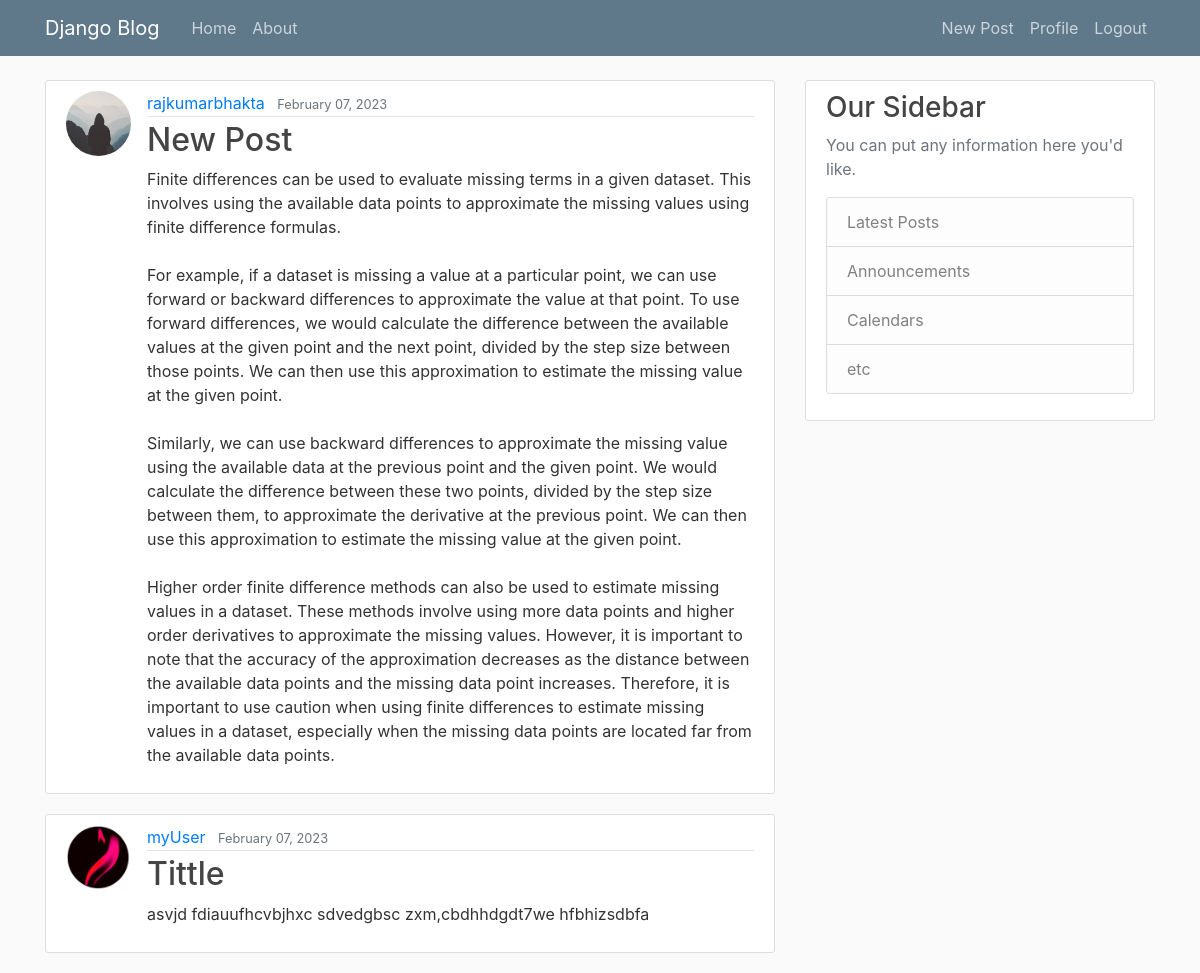
Screenshot of / (signed in) with the database file from the repository.
### blog/models.py (models this page shows, shortened)
class Post(models.Model):
    title = models.CharField(max_length=100)
    content = models.TextField()
    date_posted = models.DateTimeField(default=timezone.now)
    author = models.ForeignKey(User, on_delete=models.CASCADE)

### users/models.py (models this page shows, shortened)
class Profile(models.Model):
    user = models.OneToOneField(User, on_delete=models.CASCADE)
    image = models.ImageField(default='default.jpg', upload_to='profile_pics')

### blog/views.py (the view)
# urls.py: path('', PostListView.as_view(), name='blog-home'),
class PostListView(ListView):
    model = Post
    template_name = 'blog/home.html'  # <app>/<model>_<viewtype>.html
    context_object_name = 'posts'
    ordering = ['-date_posted']

### blog/templates/blog/home.html
{% extends "blog/base.html" %}
{% block content %}
    {% for post in posts %}
        <article class="media content-section">
          <img class="rounded-circle article-img" src="{{ post.author.profile.image.url }}">
          <div class="media-body">
            <div class="article-metadata">
              <a class="mr-2" href="#">{{ post.author }}</a>
              <small class="text-muted">{{ post.date_posted|date:"F d, Y" }}</small>
            </div>
            <h2><a class="article-title" href="{% url 'post-detail' post.id %}">{{ post.title }}</a></h2>
            <p class="article-content">{{ post.content }}</p>
          </div>
        </article>
    {% endfor %}
{% endblock content %}

### blog/static/blog/main.css (style rules this page uses)
body { background: #fafafa; color: #333333; margin-top: 5rem; }
h1, h2, h3, h4, h5, h6 { color: #444444; }
.content-section { background: #ffffff; padding: 10px 20px; border: 1px solid #dddddd; border-radius: 3px; margin-bottom: 20px; }
.article-title { color: #444444; }
.article-content { white-space: pre-line; }
.article-img { height: 65px; width: 65px; margin-right: 16px; }
.article-metadata { padding-bottom: 1px; margin-bottom: 4px; border-bottom: 1px solid #e3e3e3 }

### rows the page displays
Post: author.profile.image (placeholder picture), author "rajkumarbhakta", date_posted "February 07, 2023", title "New Post", content "Finite differences can be used to evaluate missing terms in a given dataset. This involves using the available data points to approximate the missing values using finite difference formulas. For example, if a dataset is missing a value at a particular point, we can use forward or backward differences to approximate the value at that point. To use forward differences, we would calculate the difference between the available values at the given point and the next point, divided by the step size between those points. We can then use this approximation to estimate the missing value at the given point. Similarly, we can use backward differences to approximate the missing value using the available…"
Post: author.profile.image (picture), author "myUser", date_posted "February 07, 2023", title "Tittle", content "asvjd fdiauufhcvbjhxc sdvedgbsc zxm,cbdhhdgdt7we hfbhizsdbfa"
